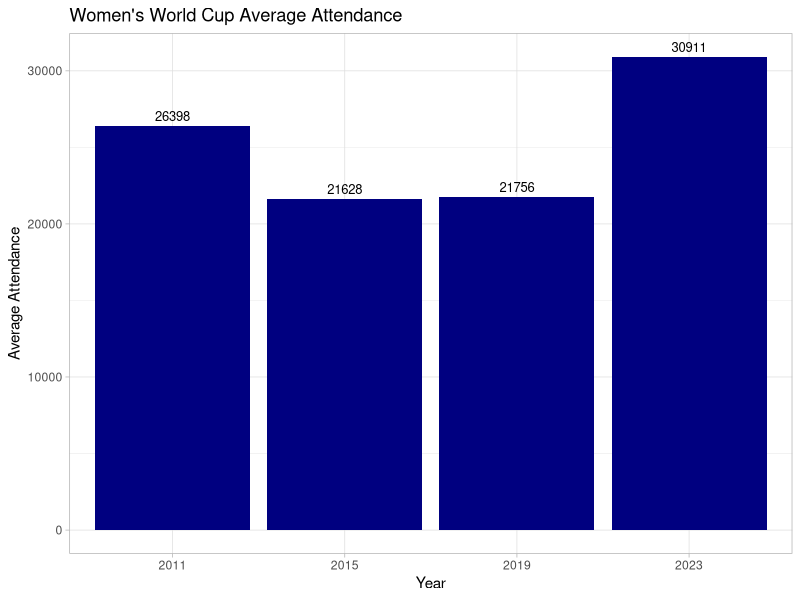

Write R code to recreate this figure.
#Loading Packages 
library(ggplot2)
library(tidyverse)

#Creating Visuals" Bar Graph for WorldCup
WorldCupData <- data.frame(
  year = c("2011", "2015", "2019", "2023"),
  av_att = c(26398, 21628, 21756, 30911)
)

ggplot(WorldCupData, aes(x = year, y = av_att)) +
  geom_bar(stat = "identity", fill= "navy") +
  geom_text(aes(label= av_att), vjust = -0.5, color = "black", size = 3.3) +
  labs(
    title = "Women's World Cup Average Attendance",
    x = "Year",
    y = "Average Attendance"
  ) +
  theme_light()
